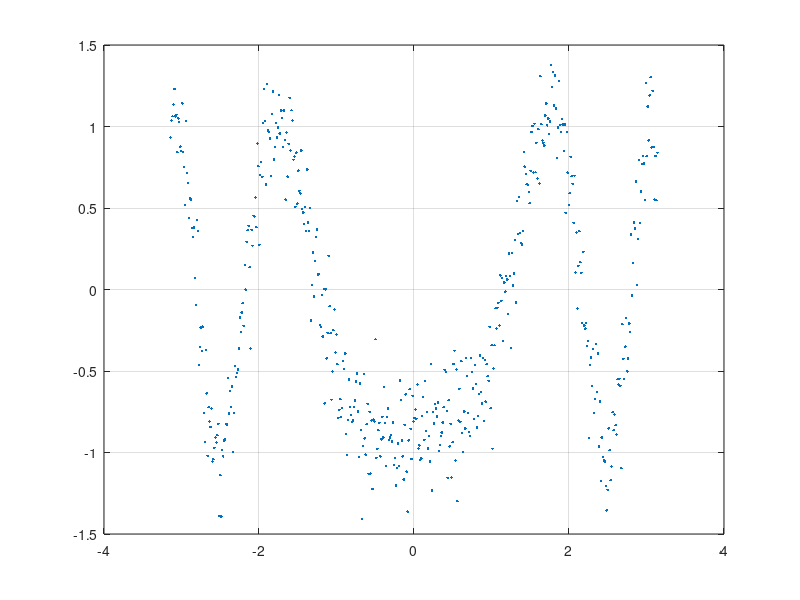

Write the MATLAB code that produced this figure. (Note: this script raises an error after producing the figure.)
%% Example - 1D Function smoothing
clear;

% Create some data and plot the underlying model
n = 500;
x = linspace(-pi,pi,n)';
y = 1./(3*x.^2 - 2*x + 7) - cos(x.^2) + randn(n,1)*0.2;
plot(x,y,'.');
grid;
hold;

% Run Snob with the following options: 
%     (1) the data is modelled using a univariate Gaussian distribution: {'norm',1}
%     (2) column 2 is a Gaussian linear regression; covariate is column 1: 'linreg',[2,1]    
%     (3) initial number of classes is 5: 'k',5
%     (3) Snob will automatically attempt to discover the optimal number of mixtures (subpopulations)
mm = snob([x, y], {'norm',1,'linreg',[2,1]}, 'k',5);

% Compute predictions and plot them
ypred=zeros(n,mm.nClasses); 
for i = 1:mm.nClasses
    b0 = mm.class{i}.model{2}.theta(2);
    b  = mm.class{i}.model{2}.theta(3:end);
    ypred(:,i) = b0 + b*x; 
end
r = mm_EstimateR(mm, [x,nan(n,1)]);
ypred = sum( ypred .* r, 2);
plot(x,ypred,'r.')
